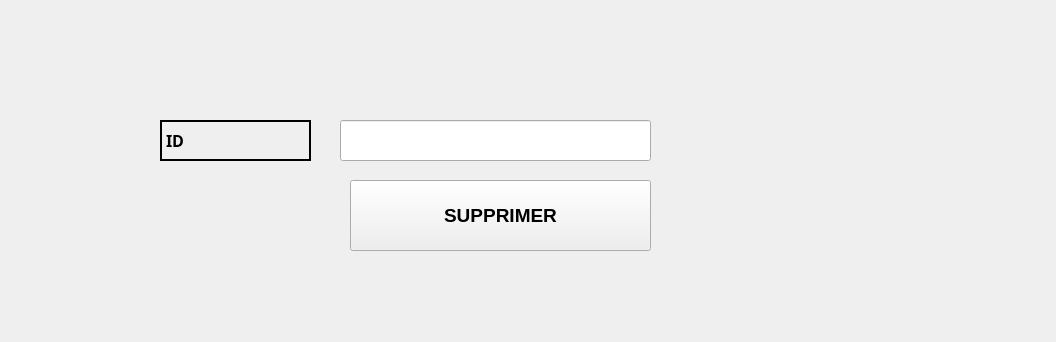
      <widget class="QWidget" name="tab_11">
       <attribute name="title">
        <string>supprimer</string>
       </attribute>
       <widget class="QLabel" name="label_31">
        <property name="geometry">
         <rect>
          <x>6</x>
          <y>2</y>
          <width>1041</width>
          <height>331</height>
         </rect>
        </property>
        <property name="text">
         <string/>
        </property>
       </widget>
       <widget class="QLabel" name="label_43">
        <property name="geometry">
         <rect>
          <x>160</x>
          <y>120</y>
          <width>151</width>
          <height>41</height>
         </rect>
        </property>
        <property name="font">
         <font>
          <family>Arial Black</family>
          <pointsize>12</pointsize>
          <weight>75</weight>
          <bold>true</bold>
         </font>
        </property>
        <property name="contextMenuPolicy">
         <enum>Qt::DefaultContextMenu</enum>
        </property>
        <property name="frameShape">
         <enum>QFrame::WinPanel</enum>
        </property>
        <property name="text">
         <string>ID</string>
        </property>
       </widget>
       <widget class="QLineEdit" name="lineEdit_s_2">
        <property name="geometry">
         <rect>
          <x>340</x>
          <y>120</y>
          <width>311</width>
          <height>41</height>
         </rect>
        </property>
       </widget>
       <widget class="QPushButton" name="Supp_2">
        <property name="geometry">
         <rect>
          <x>350</x>
          <y>180</y>
          <width>301</width>
          <height>71</height>
         </rect>
        </property>
        <property name="font">
         <font>
          <pointsize>14</pointsize>
          <weight>75</weight>
          <bold>true</bold>
         </font>
        </property>
        <property name="text">
         <string>SUPPRIMER</string>
        </property>
       </widget>
      </widget>
